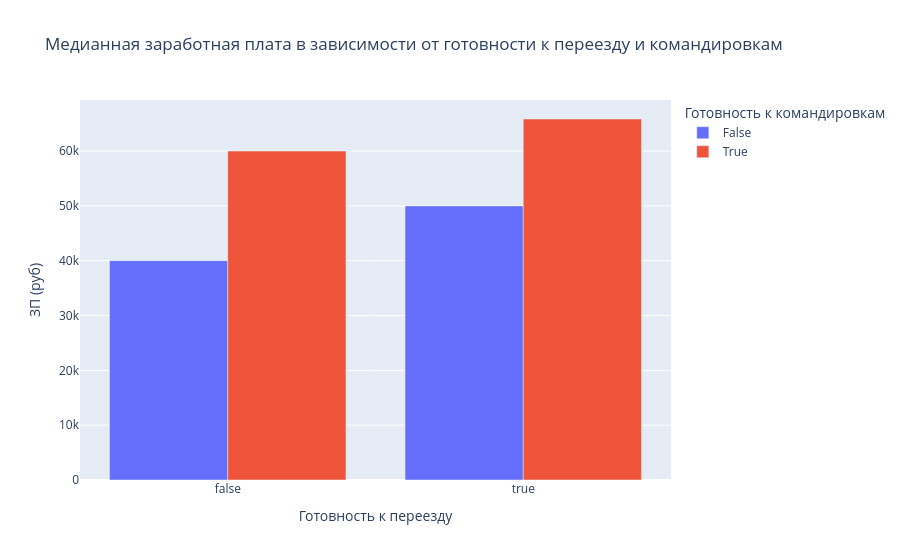

This figure's notebook cell:
### Markdown cell above
6. Постройте **многоуровневую столбчатую диаграмму**, которая показывает зависимость медианной заработной платы (**"ЗП (руб)"**) от признаков **"Готовность к переезду"** и **"Готовность к командировкам"**. Проанализируйте график, сравнив уровень заработной платы в категориях.

### Code cell
# ваш код здесь
data_plot = hh_data.copy()
median_salary_grouped = data_plot.groupby(
    ['Готовность к переезду', 'Готовность к командировкам'],
    as_index=False
)['ЗП (руб)'].median()
fig = px.bar(
    median_salary_grouped,
    x='Готовность к переезду',
    y='ЗП (руб)',
    color='Готовность к командировкам',
    barmode='group',
    title='Медианная заработная плата в зависимости от готовности к переезду и командировкам'
)
fig.show()

### Figure 1 — Plotly figure (JSON) as saved in the notebook; plotly's stock layout.template omitted (floating-point values rounded to 4 significant figures)
{"data": [{"alignmentgroup": "True", "hovertemplate": "Готовность к командировкам=False<br>Готовность к переезду=%{x}<br>ЗП (руб)=%{y}<extra></extra>", "legendgroup": "False", "marker": {"color": "#636efa", "pattern": {"shape": ""}}, "name": "False", "offsetgroup": "False", "orientation": "v", "showlegend": true, "textposition": "auto", "type": "bar", "x": [false, true], "xaxis": "x", "y": [40000.0, 50000.0], "yaxis": "y"}, {"alignmentgroup": "True", "hovertemplate": "Готовность к командировкам=True<br>Готовность к переезду=%{x}<br>ЗП (руб)=%{y}<extra></extra>", "legendgroup": "True", "marker": {"color": "#EF553B", "pattern": {"shape": ""}}, "name": "True", "offsetgroup": "True", "orientation": "v", "showlegend": true, "textposition": "auto", "type": "bar", "x": [false, true], "xaxis": "x", "y": [60000.0, 65850.0], "yaxis": "y"}], "layout": {"barmode": "group", "legend": {"title": {"text": "Готовность к командировкам"}, "tracegroupgap": 0}, "title": {"text": "Медианная заработная плата в зависимости от готовности к переезду и командировкам"}, "xaxis": {"anchor": "y", "domain": [0, 1], "title": {"text": "Готовность к переезду"}}, "yaxis": {"anchor": "x", "domain": [0, 1], "title": {"text": "ЗП (руб)"}}}}
